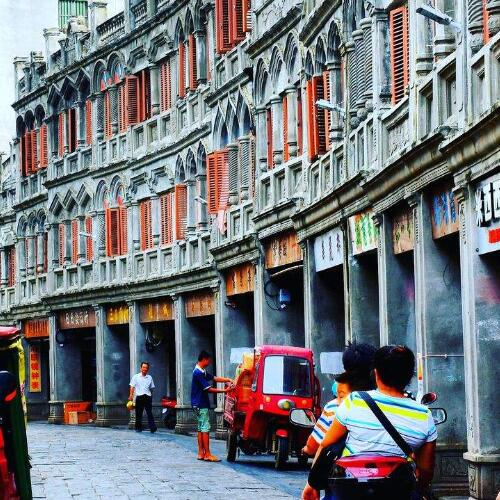
#> input picture data/test.jpg, 500 x 500 px
$ python jpegFile.py   (older library calls are emulated)
#> lines starting #> are read from the running program, lines starting #| are printed output that depends on the picture; after the words box and inside, x2 and y2 are one past the last pixel; in counts of white or black regions, pixels touching at a corner belong together
### models/huffman.py
#!/usr/bin/env python
# _*_coding:utf-8 _*_
# @Author  : Chuhao Jin
# @Email   : chuhao.j@gmail.com
# @File    : huffman.py
# @Time    : 2019/6/8 15:35
#@Software: PyCharm

from config import LDC_LIST, CDC_LIST, LAC_DICT, CAC_DICT

def get_inverse(table):
    inverse = {}
    if type(table) == list:
        for i in range(len(table)):
            inverse[table[i]] = i
        return inverse
    elif type(table) == dict:
        for item in table.items():
            inverse[item[1]] = item[0]
        return inverse
    return inverse

INVERSE_LDC_DICT = get_inverse(LDC_LIST)
INVERSE_CDC_DICT = get_inverse(CDC_LIST)
INVERSE_CAC_DICT = get_inverse(CAC_DICT)
INVERSE_LAC_DICT = get_inverse(LAC_DICT)
def num_to_huffman(num):
    if num > 0:
        return bin(num)[2:]
    elif num < 0:
        return bin(num - 1 & 4095)[-len(bin(abs(num))[2:]):]
    elif num == 0:
        return ''

def huffman_to_num(huffman_code):
    if len(huffman_code) == 0:
        return 0
    if huffman_code[0] == '1':
        return int(huffman_code, base=2)
    elif huffman_code[0] == '0':
        return -(~int(huffman_code, base=2) & int(len(huffman_code) * '1', base=2))

def ldc_to_huffman(ldc):
    return LDC_LIST[ldc]

def huffman_to_ldc(huffman_code):
    return INVERSE_LDC_DICT.get(huffman_code)

def cdc_to_huffman(cdc):
    return CDC_LIST[cdc]

def huffman_to_cdc(huffman_code):
    return INVERSE_CDC_DICT.get(huffman_code)

def lac_to_huffman(lac):
    return LAC_DICT[lac]

def huffman_to_lac(huffman_code):
    return INVERSE_LAC_DICT.get(huffman_code)

def cac_to_huffman(cac):
    return CAC_DICT[cac]

def huffman_to_cac(huffman_code):
    return INVERSE_CAC_DICT.get(huffman_code)

def huffman_encode(bit_list, dc_func, ac_func):
    huffman_list = []
    huffman_list.append((dc_func(bit_list[0][0]), bit_list[0][1]))
    for item in bit_list[1:]:
        huffman_list.append((ac_func(item[0]), item[1]))
    return huffman_list

# [6 lines left out: function huffman_decode, not called in this run]


# [15 lines that do not run on import are left out]

### models/loadimage.py
#!/usr/bin/env python
# _*_coding:utf-8 _*_
# @Author  : Chuhao Jin
# @Email   : chuhao.j@gmail.com
# @File    : loadimage.py
# @Time    : 2019/6/8 19:58
#@Software: PyCharm
from PIL import Image
import numpy as np
from models.quantization import quantization, inverse
from config import Qc, Qy
import cv2

def get_image(path):
#> called with path = '../data/test.jpg'
    return cv2.imread(path)
#> returned value is the input picture: shape (500, 500, 3); mean B, G, R 123.3, 118.9, 114.8
#| 图像加载成功！形状为： (500, 500, 3)


def get_YCbCr(image):
    Y = 0.257 * image[:, :, 0] + 0.504 * image[:, :, 1] + 0.098 *image[:, :, 2] + 16
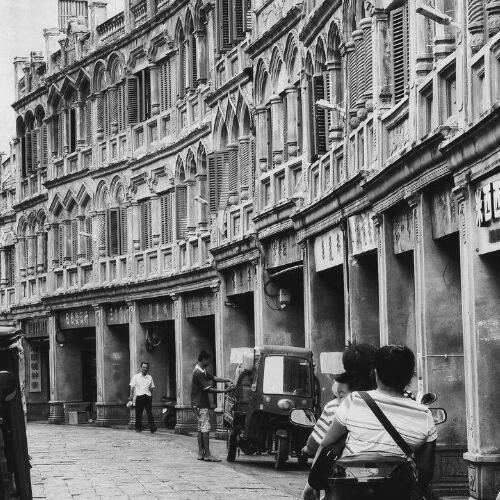
#> Y: shape (500, 500) float64; min 16, max 234.9, mean 118.9
    Cb = -0.148 * image[:, :, 0] - 0.291 * image[:, :, 1] + 0.439 * image[:, :, 2] + 128
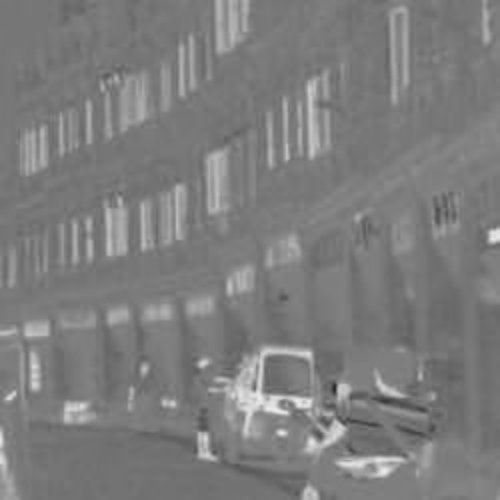
#> Cb: shape (500, 500) float64; min 37.53, max 235.4, mean 125.6
    Cr = 0.439 * image[:, :, 0] - 0.368 * image[:, :, 1] - 0.071 * image[:, :, 2] + 128
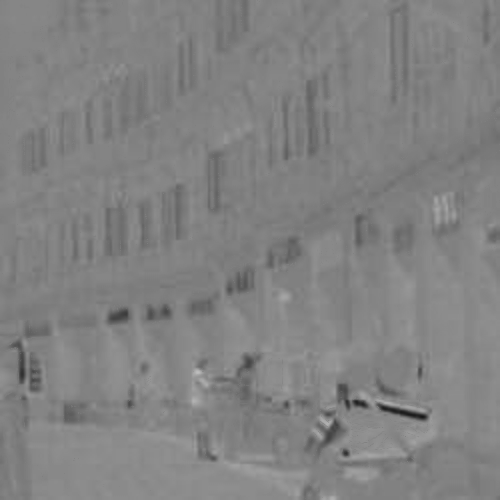
#> Cr: shape (500, 500) float64; min 23.99, max 189.9, mean 130.2
    return Y.astype(np.uint8), Cb.astype(np.uint8), Cr.astype(np.uint8)


# [7 lines left out: function get_rgb, not called in this run]


def get_bgr(y, cb, cr):
    img = np.zeros(shape=(y.shape[0], y.shape[1], 3), dtype=np.uint8)
    img[:, :, 0], img[:, :, 1], img[:, :, 2] = y, cr, cb
    img = cv2.cvtColor(img, cv2.COLOR_YCrCb2BGR)
    return img


def padding(img):
    shape = img.shape
#> shape = (500, 500)
    height = shape[0] + (8 - shape[0])% 8
#> height = 504
    width = shape[1] + (8 - shape[1]) % 8
#> width = 504
    pad = np.zeros(shape=[height, width])
    pad[:shape[0], :shape[1]] = img
    pad[shape[0]:, :shape[1]] = img[shape[0] - 1:, :]
    pad[:shape[0], shape[1]:] = img[:, shape[1] - 1:]
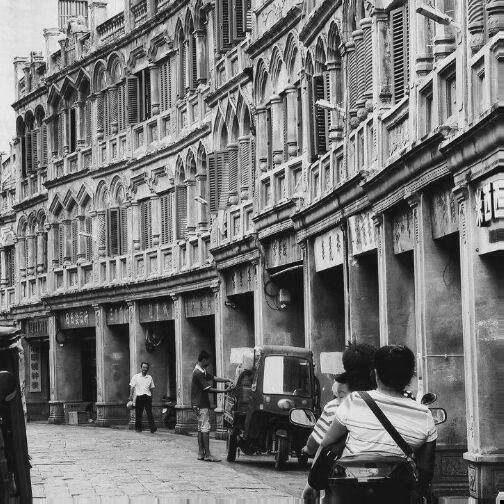
#> pad: shape (504, 504) float64; min 0, max 234, mean 118.3
    pad[shape[0]:, shape[1]:] = img[shape[0] - 1, shape[1] - 1]
#> pad: shape (504, 504) float64; 0.01% of pixels changed, all inside (x1, y1, x2, y2) = (500, 500, 504, 504)
    return pad


def img_split(img):
    pad = padding(img)
    height, width = pad.shape
#> height = 504; width = 504
    result = [pad[i: i + 8, j: j + 8] for i in range(0, height, 8) for j in range(0, width, 8)]
#> result = 3969 items
    return np.array(result)


def img_merge(array_list, shape):
    height = shape[0] + (8 - shape[0]) % 8
    width = shape[1] + (8 - shape[1]) % 8
    pad = np.zeros(shape=(height, width))
    t = 0
    for i in range(0, height, 8):
        for j in range(0, width, 8):
            pad[i : i + 8, j : j+8] = array_list[t]
            t += 1
    return pad[:shape[0], :shape[1]]


# [25 lines left out: functions layer_test, test, not called in this run]


# [3 lines that do not run on import are left out]
    # [17 lines of commented-out code are left out]

### jpeg_encoder.py
#!/usr/bin/env python
# _*_coding:utf-8 _*_
# @Author  : Chuhao Jin
# @Email   : chuhao.j@gmail.com
# @File    : jpeg_encoder.py
# @Time    : 2019/6/10 9:05
#@Software: PyCharm

from models import loadimage, quantization, zigzag, rle, bit, sequence
from models.huffman import ldc_to_huffman, lac_to_huffman, cdc_to_huffman, cac_to_huffman
import cv2
from config import Qy, Qc, alpha
import numpy as np
from models.jpegFile import write_jpeg

def layer_encode(layer, dc_func, ac_func, Q, alpha=1.0):
    # 图像分割为8*8矩阵
    array_list = loadimage.img_split(img=layer)
    byte_stream = ''
    Qa = np.maximum(Q * alpha, 1.0)
    for array in array_list:
        # 矩阵进行dct变换
        dct = cv2.dct(array)
        # 量化
        q = quantization.quantization(dct, Q=Qa)
        # zigzag型变换
        order = zigzag.zigzag_encode(q)
        # rle编码
        rle_list = rle.rle_encode(order)
        # bit编码
        bit_list = bit.bit_encode(rle_list)
        # 将bit编码转化为哈夫曼序列，并转化为比特流
        seq = sequence.sequence_encode(bit_list, dc_func=dc_func, ac_func=ac_func)
        # 该矩阵的比特流与前面的矩阵比特流拼接
        byte_stream = byte_stream + seq
#> this loop made 3969 passes
    return byte_stream


def jpeg_encode(img_path, write_path, alpha=1.0):
    print("加载图片...")
    img = loadimage.get_image(img_path)
    print("图像加载成功！形状为：", img.shape)
    # Y, Cb, Cr = img[:, :, 0], img[:, :, 1], img[:, :, 2]
    print("图像转YCbCr格式...")
    Y, Cb, Cr = loadimage.get_YCbCr(img)
    print("图像转YCbCr格式成功！")
    # img2 = cv2.cvtColor(img, cv2.COLOR_RGB2YCrCb)
    # Y, Cr, Cb = img2[:, :, 0], img2[:, :, 1], img2[:, :, 2]
    print("对YCbCr图像压缩...")
    # 压缩Y层，返回结果为比特流
    Y_byte_stream = layer_encode(Y, Q=Qy, dc_func=ldc_to_huffman, ac_func=lac_to_huffman, alpha=alpha)
    # 压缩Cb层，返回结果为比特流
    Cb_byte_stream = layer_encode(Cb, Q=Qc, dc_func=cdc_to_huffman, ac_func=cac_to_huffman, alpha=alpha)
#> in padding (call 2), `pad[shape[0]:, shape[1]:] = img[shape[0] - 1, shape[1] - 1]`: pad: shape (504, 504) float64; min 37, max 235, mean 125
    # 压缩Cr层，返回结果为比特流
    Cr_byte_stream = layer_encode(Cr, Q=Qc, dc_func=cdc_to_huffman, ac_func=cac_to_huffman, alpha=alpha)
#> in padding (call 3), `pad[:shape[0], :shape[1]] = img`:
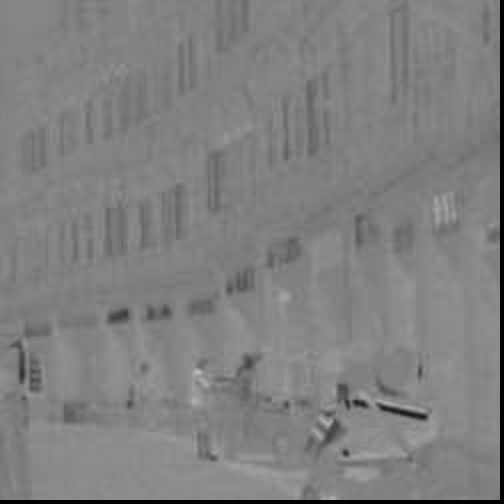
#> pad: shape (504, 504) float64; min 0, max 189, mean 127.7
#> in padding (call 3), `pad[:shape[0], shape[1]:] = img[:, shape[1] - 1:]`:
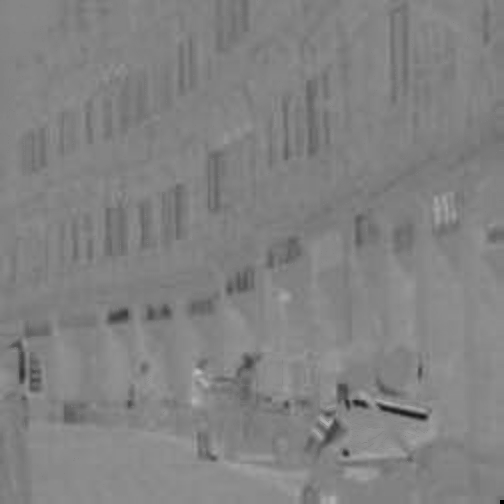
#> pad: shape (504, 504) float64; min 0, max 189, mean 129.7
    print("YCbCr图像压缩完成！")
    print("写文件...")
    write_jpeg(write_path=write_path, y=Y_byte_stream, cb=Cb_byte_stream, cr=Cr_byte_stream, shape=img.shape)
    print("写文件成功！")
    # 将三个比特流直接返回，可用与扩展操作
    return Y_byte_stream, Cb_byte_stream, Cr_byte_stream


# [4 lines that do not run on import are left out]
    # [7 lines of commented-out code are left out]

### models/zigzag.py
#!/usr/bin/env python
# _*_coding:utf-8 _*_
# @Author  : Chuhao Jin
# @Email   : chuhao.j@gmail.com
# @File    : zigzag.py
# @Time    : 2019/6/7 22:51
#@Software: PyCharm
import numpy as np

def zigzag_encode(array):
    height, width = len(array), len(array[0])
    flag, t = False, 0
    order = np.zeros(shape=[height * width], dtype=np.int)
    for i in range(height + width - 1):
        begin_y = min(i, height - 1)
        begin_x, flag = i - begin_y, ~flag
        while begin_y >= 0 and begin_x < width:
            order[t] = array[begin_y][begin_x] if flag else array[begin_x][begin_y]
            begin_y, begin_x, t = begin_y - 1, begin_x + 1, t + 1
    return order

def zigzag_decode(order):
    width = height = np.sqrt(len(order)).astype(int)
    flag, t = False, 0
    array = np.zeros(shape=[height, width], dtype=np.int)
    for i in range(height + width - 1):
        begin_y = min(i, height - 1)
        begin_x, flag = i - begin_y, ~flag
        while begin_y >= 0 and begin_x < width:
            if flag:
                array[begin_y][begin_x] = order[t]
            else:
                array[begin_x][begin_y] = order[t]
            begin_y, begin_x, t = begin_y - 1, begin_x + 1, t + 1
    return array

# [9 lines that do not run on import are left out]

### models/rle.py
#!/usr/bin/env python
# _*_coding:utf-8 _*_
# @Author  : Chuhao Jin
# @Email   : chuhao.j@gmail.com
# @File    : rle.py
# @Time    : 2019/6/8 12:51
#@Software: PyCharm

import numpy as np


def rle_encode(order):
    rle_tuple, zero_num = [], 0
    for item in order:
        if item == 0 and zero_num <15:
            zero_num += 1
        else:
            rle_tuple.append((zero_num, item))
            zero_num = 0
    for i in range(len(rle_tuple) - 1, -1, -1):
        if rle_tuple[i][1] == 0:
            rle_tuple = rle_tuple[:i]
        else:
            break
    rle_tuple.append((0, 0))
    return rle_tuple

def rle_decode(tuple):
    order = []
    for item in tuple[:-1]:
        order = order + [0 for _ in range(item[0])] + [item[1]]
    order = order + [0 for _ in range(64 - len(order))]
    return order


# [11 lines that do not run on import are left out]

### models/bit.py
#!/usr/bin/env python
# _*_coding:utf-8 _*_
# @Author  : Chuhao Jin
# @Email   : chuhao.j@gmail.com
# @File    : bit.py
# @Time    : 2019/6/9 16:06
#@Software: PyCharm

from models.huffman import huffman_to_num, num_to_huffman

def dc_bit_encode(rle_tuple):
    huffman_code = num_to_huffman(rle_tuple[1])
    return (len(huffman_code), huffman_code)


def dc_bit_decode(bit_tuple):
    num = huffman_to_num(bit_tuple[1])
    return (0, num)


def ac_bit_encode(rle_tuple):
    huffman_code = num_to_huffman(rle_tuple[1])
    return (hex(rle_tuple[0])[2:] + hex(len(huffman_code))[2:], huffman_code)


def ac_bit_decode(bit_tuple):
    num = huffman_to_num(bit_tuple[1])
    return (int(bit_tuple[0][0], base=16), num)


def bit_encode(rle_list):
    bit_list = []
    bit_list.append(dc_bit_encode(rle_list[0]))
    for item in rle_list[1:]:
        bit_list.append(ac_bit_encode(item))
    return bit_list

def bit_decode(bit_list):
    rle_list = []
    rle_list.append(dc_bit_decode(bit_list[0]))
    for item in bit_list[1:]:
        rle_list.append(ac_bit_decode(item))
    return rle_list


# [6 lines that do not run on import are left out]

### models/sequence.py
#!/usr/bin/env python
# _*_coding:utf-8 _*_
# @Author  : Chuhao Jin
# @Email   : chuhao.j@gmail.com
# @File    : sequence.py
# @Time    : 2019/6/9 20:10
#@Software: PyCharm

from models.huffman import huffman_to_ldc, huffman_to_lac, huffman_encode
from models.huffman import ldc_to_huffman, lac_to_huffman

def sequence_encode(bit_list, dc_func, ac_func):
    huffman_list = huffman_encode(bit_list, dc_func=dc_func, ac_func=ac_func)
    return "".join([item[0] + item[1] for item in huffman_list])

def sequence_decode(sequence, dc_func, ac_func):
    huffman_list, result_list = [], []
    flag, dc_flag = 0, True
    while flag <= len(sequence):
        i, length = flag, 0
        while i <= len(sequence):
            if dc_flag:
                ratio = dc_func(sequence[flag: i])
                if ratio != None:
                    dc_flag, length = False, ratio
                    huffman_list.append((ratio, sequence[i: i + ratio]))
                    break
            else:
                ratio = ac_func(sequence[flag: i])
                if ratio != None:
                    length = int(ratio[1], base=16)
                    huffman_list.append((ratio, sequence[i: i + length]))
                    if ratio == "00":
                        result_list.append(huffman_list)
                        huffman_list, dc_flag = [], True
                    break
            i += 1
        flag = i + length
    return result_list


# [10 lines that do not run on import are left out]

### jpeg_decoder.py
#!/usr/bin/env python
# _*_coding:utf-8 _*_
# @Author  : Chuhao Jin
# @Email   : chuhao.j@gmail.com
# @File    : jpeg_decoder.py
# @Time    : 2019/6/10 11:07
#@Software: PyCharm

from models import loadimage, quantization, zigzag, rle, bit, sequence
from models.huffman import huffman_to_ldc, huffman_to_lac, huffman_to_cdc, huffman_to_cac
import cv2
from config import Qy, Qc, alpha
import numpy as np
from PIL import Image
from models import jpegFile

def layer_decode(byte_stream, Q=Qy, dc_func=huffman_to_ldc, ac_func=huffman_to_lac, alpha=1.0):
    # 解析比特流，获取bit编码
    bit_lists = sequence.sequence_decode(byte_stream, dc_func=dc_func, ac_func=ac_func)
    array_list = []
    # 计算量化系数
    Qa = np.maximum(Q * alpha, 1.0)
    for bit_list in bit_lists:
        # 对bit编码解码，获取rle编码
        rle_list = bit.bit_decode(bit_list)
        # 对rle编码进行解码，获取zigzag编码
        order = rle.rle_decode(rle_list)
        # 将zigzag型向量转为8*8矩阵
        array = zigzag.zigzag_decode(order)
        # 量化的逆操作
        inverse = quantization.inverse(array, Q=Qa)
        # 进行idct变换
        idct = cv2.idct(inverse)
        # 保存当前矩阵的计算结果
        array_list.append(idct)
    return array_list


def jpeg_decode(path, alpha=1.0):
    print("从文件中读取YCbCr数据流...")
    Y_byte_stream, Cb_byte_stream, Cr_byte_stream, shape = jpegFile.read_jpeg(read_path=path)
    print("读取YCbCr数据流成功！")
    print("解压YCbCr数据流...")
    y_list = layer_decode(Y_byte_stream, Q=Qy, dc_func=huffman_to_ldc, ac_func=huffman_to_lac, alpha=alpha)
    cb_list = layer_decode(Cb_byte_stream, Q=Qc, dc_func=huffman_to_cdc, ac_func=huffman_to_cac, alpha=alpha)
    cr_list = layer_decode(Cr_byte_stream, Q=Qc, dc_func=huffman_to_cdc, ac_func=huffman_to_cac, alpha=alpha)
    print("数据流解压成功！")
    print("合并8*8矩阵...")
    y = loadimage.img_merge(y_list, shape=shape[:2])
    cb = loadimage.img_merge(cb_list, shape=shape[:2])
    cr = loadimage.img_merge(cr_list, shape=shape[:2])
    print("8*8矩阵合并成功！")
    print("将YCbCr图像转成gbr..")
    img = loadimage.get_bgr(y, cb, cr)
#> in get_bgr, `img = cv2.cvtColor(img, cv2.COLOR_YCrCb2BGR)`:
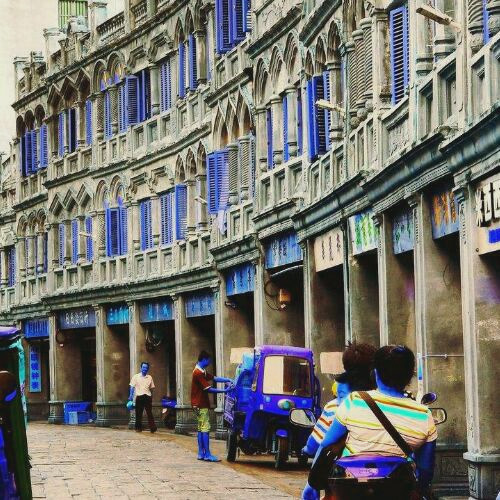
#> img: shape (500, 500, 3); mean B, G, R 111.8, 118.2, 119.6
    print("图像解压成功！大小为：", img.shape)
#| 图像解压成功！大小为： (500, 500, 3)
    image = Image.fromarray(img)
    image.show()
    return img[:shape[0], :shape[1]]


# [3 lines that do not run on import are left out]

### models/quantization.py
#!/usr/bin/env python
# _*_coding:utf-8 _*_
# @Author  : Chuhao Jin
# @Email   : chuhao.j@gmail.com
# @File    : quantization.py
# @Time    : 2019/6/7 21:36
#@Software: PyCharm

import numpy as np
from config import Qc, Qy


def quantization(array, Q, alpha=1.0):
    if alpha==1.0:
        return np.rint(array / Q).astype(int)
    else:
        return np.rint(array / (Q * alpha)).astype(int)


def inverse(array, Q, alpha=1.0):
    if alpha == 1.0:
        return array * Q
    else:
        return array * (alpha * Q)


# [26 lines that do not run on import are left out]

### models/jpegFile.py
#!/usr/bin/env python
# _*_coding:utf-8 _*_
# @Author  : Chuhao Jin
# @Email   : chuhao.j@gmail.com
# @File    : jpegFile.py
# @Time    : 2019/6/12 20:36
#@Software: PyCharm
import struct


# [24 lines of commented-out code are left out]

def get_stream(data, before_length):
    y_base = int(data[before_length + 4], base=2) * 65536 + int(data[before_length + 5], base=2) * 256
    length = y_base + int(data[before_length + 6], base=2)
    stream = "".join(data[before_length + 7: before_length + length])
    return stream, length + before_length

def read_jpeg(read_path):
    f = open(read_path, "rb")
    lines = f.readlines()
    data = [format(item, "#010b")[2:] for line in lines for item in line]
    shape0, shape1 = int(data[5] + data[6], base=2), int(data[7] + data[8], base=2)
    shape = (shape0, shape1, 3)
    head_length = int(data[4], base=2)
    before_length = head_length
    y_stream, before_length = get_stream(data, before_length)
    cb_stream, before_length = get_stream(data, before_length)
    cr_stream, _ = get_stream(data, before_length)
    return y_stream, cb_stream, cr_stream, shape


def get_seg(stream, id):
    padding = stream + '1' * ((8 - len(stream)) % 8)
    length = len(padding) // 8 + 7
    seg = [0xff, 0xff, 0xff, id, length//65536, (length % 65536)//256, length % 256]
    seg += [int(padding[i: i+8], base=2) for i in range(0, len(padding), 8)]
    return seg


def write_segment(segment, path):
    f = open(path, "ab")
    for info in segment:
        f.write(struct.pack('B', info))
    f.close()

def write_jpeg(write_path, y, cb, cr, shape):
    f = open(write_path, "wb")
    f.close()
    head_seg = [0xff, 0xff, 0xff, 0x00, 0x09, shape[0]//256, shape[0] % 256, shape[1]//256, shape[1] % 256]
    write_segment(head_seg, write_path)
    y_seg = get_seg(y, 0x01)
    write_segment(y_seg, write_path)
    cb_seg = get_seg(cb, 0x02)
    write_segment(cb_seg, write_path)
    cr_seg = get_seg(cr, 0x03)
    write_segment(cr_seg, write_path)


if __name__ == "__main__":
    import jpeg_encoder
    import jpeg_decoder
    in_path = "../data/test.jpg"
    read_path = write_path = "../data/output_test.jpeg"
    y, cb, cr = jpeg_encoder.jpeg_encode(in_path, write_path)
    y2, cb2, cr2, shape = read_jpeg(read_path)
    img = jpeg_decoder.jpeg_decode(read_path)
